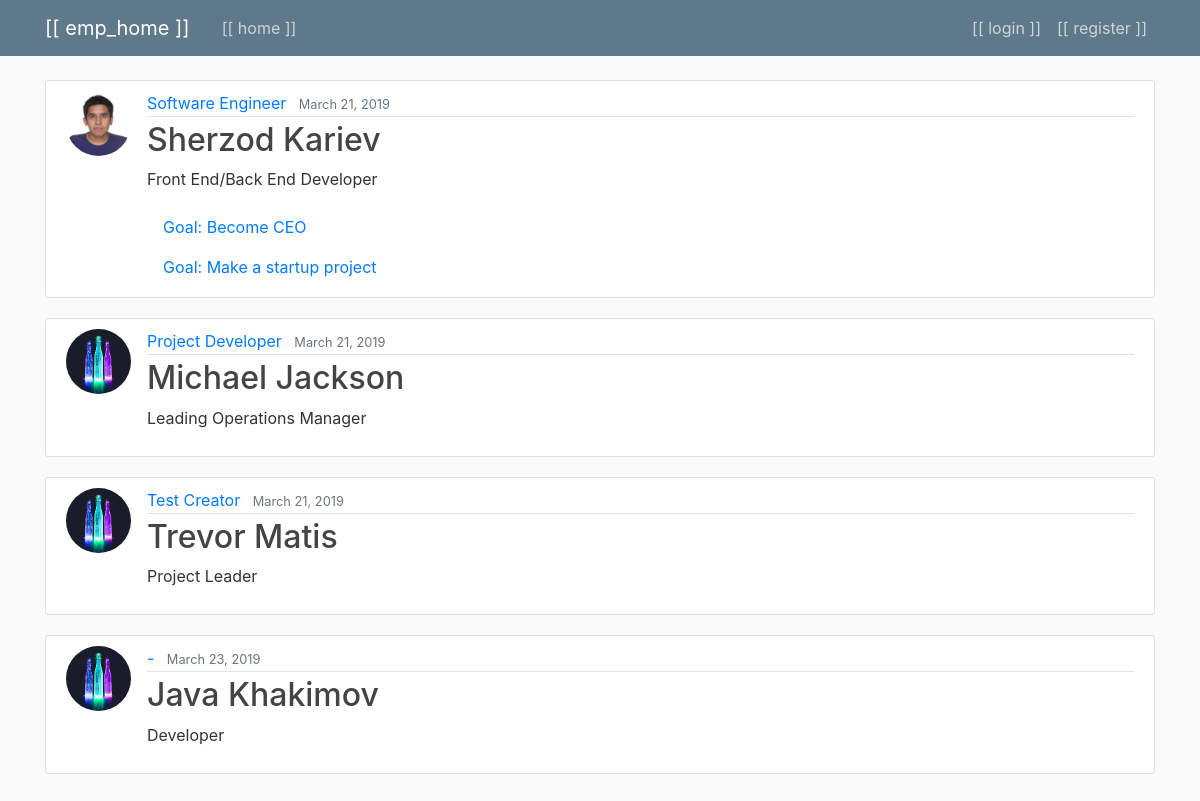
The page / on the database its author committed.
### employee/models.py (models this page shows)
class EmployeeProfile(models.Model):
    profession = models.CharField(max_length = 100, default='-')
    date_posted = models.DateTimeField(default = timezone.now)
    worker = models.ForeignKey(User, on_delete = models.CASCADE)
    EmployeeID = models.IntegerField(default=0)
    First_Name = models.CharField(max_length=200, verbose_name='First Name', default='-')
    Middle_Name = models.CharField(max_length=200, verbose_name='Middle Name',default='-')
    Last_Name = models.CharField(max_length=200, verbose_name='Last Name', default='-')
    Prefix = models.CharField(max_length=200, verbose_name='Prefix', default='-')
    Nickname = models.CharField(max_length=200, verbose_name='Nickname', default='-')
    Gender = models.CharField(max_length=1, verbose_name='Gender', choices=GENDER, default=GENDER[0][0])
    Birth_date = models.DateField(default=timezone.now)
    Passport_Surname = models.CharField(max_length=200, verbose_name='Passport Surname', default='-')
    Passport_Given_Name = models.CharField(max_length=200, verbose_name='Passport Given Name', default='-')
    Job_Title = models.CharField(max_length=200, verbose_name='Job Title', default='-')
    Business_Phone = models.CharField(max_length=12, verbose_name='Business Phone', default='-')
    Location = models.CharField(max_length=200, verbose_name='Location', default='-')
    Hire_Date = models.DateField(default=timezone.now)
    Record_Status = models.IntegerField(choices=RECORD_TYPE, verbose_name='Record Status', default=RECORD_TYPE[0][0])

class EmployeeGoals(models.Model):
    worker = models.ForeignKey(User, on_delete = models.CASCADE, default=1)
    GoalsName = models.CharField(max_length=200, verbose_name='GoalsName', default='-')
    Metrics = models.CharField(max_length=100, verbose_name='GoalsName', default='-')
    Percent = models.FloatField(max_length=100, verbose_name='Percent', default=0.0)
    Weight = models.FloatField(max_length=100, verbose_name='Weight', default=0.0)
    StartDate= models.DateField(default=timezone.now)
    Status= models.IntegerField(verbose_name='Status', default=0)
    Actual = models.CharField(max_length=100, verbose_name='Actual', default='-')
    Target = models.TextField(default='-')

### users/models.py (models this page shows, shortened)
class Profile(models.Model):
    user = models.OneToOneField(User, on_delete=models.CASCADE)
    image = models.ImageField(default='default.jpeg', upload_to='profile_pics')

### employee/views.py (the view)
# urls.py: path('', EmployeeProfileListView.as_view(), name = 'home'),
class EmployeeProfileListView(ListView):
    models = [EmployeeProfile, EmployeeGoals]
    template_name = 'employee/home.html'
    queryset = EmployeeProfile.objects.all()
    def get_context_data(self, **kwargs):
        context = super().get_context_data(**kwargs)
        context['employee_info'] = EmployeeProfile.objects.all()
        context['employee_goals'] = EmployeeGoals.objects.all()
        return context

### employee/templates/employee/home.html
{% extends "employee/base.html" %}
{% block content %}
  <div  class="wrapper">
    {% for employee in employee_info %}
      <article class="media content-section">
        <img class="rounded-circle article-img" src="{{ employee.worker.profile.image.url }}">
        <div class="media-body">
          <div class="article-metadata">
            <a class="mr-2" href="{% url 'object' employee.worker.id %}">{{ employee.profession }}</a>
            <small class="text-muted">{{ employee.date_posted|date:"F d, Y" }}</small>
          </div>
          <h2><a class="article-title" href="{% url 'object' employee.worker.id %}">{{ employee.First_Name }} {{ employee.Last_Name }}</a></h2>
          <p class="article-content">{{ employee.Job_Title }} </p>
          {% for goal in employee_goals %}
            {% if goal.worker == employee.worker %}
              <a class="nav-item nav-link" href="{% url 'goals' goal.id %}">Goal: {{ goal.GoalsName }}</a>
            {% endif %}
          {% endfor %}
        </div>
      </article>
  {% endfor %}
  </div>
{% endblock content %}

### employee/templates/employee/base.html (shortened to what this page needs)
{% load static %}
<!DOCTYPE html>
<html>
<head>
    <link rel="stylesheet" href="https://maxcdn.bootstrapcdn.com/bootstrap/4.0.0/css/bootstrap.min.css">
    <link rel="stylesheet" type="text/css" href="{% static 'employee/main.css' %}">
</head>
<body>
    <header class="site-header">
      <nav class="navbar navbar-expand-md navbar-dark bg-steel fixed-top">
        <div class="container">
          <a class="navbar-brand mr-4" href="{% url 'home' %}">[[ emp_home ]]</a>
          <div class="collapse navbar-collapse" id="navbarToggle">
            <div class="navbar-nav mr-auto">
              <a class="nav-item nav-link" href="{% url 'home' %}">[[ home ]]</a>
            </div>
            <div class="navbar-nav">
              {% if user.is_authenticated %}
              <div class="dropdown">
                <a class="nav-link dropdown-toggle" href="http://example.com" id="dropdown01" data-toggle="dropdown" aria-haspopup="true" aria-expanded="false">Employee({{ user.username }})</a>
                  <div class="dropdown-menu" aria-labelledby="dropdown01">
                    <a class="dropdown-item" href="{% url 'employee-create' %}">Create an employee profile</a>
                    <a class="dropdown-item" href="{% url 'employee-detail' user.id %}">Get employee profile information</a>
                    <a class="dropdown-item" href="{% url 'employee-update' user.id %}">Update employee information</a>
                    <a class="dropdown-item" href="{% url 'employee-delete' user.id %}">Delete employee information</a>
                  </div>
                </div>
                <a class="nav-item nav-link" href="{% url 'note-detail' user.id %}">My Notes</a>
                <a class="nav-item nav-link" href="{% url 'create-view' %}">Add New Note</a>
                <a class="nav-item nav-link" href="{% url 'profile' %}">[[ profile]]({{ user.username }}) </a>
                <a class="nav-item nav-link" href="{% url 'logout' %}">[[ logout ]] </a>
              {% else %}
                <a class="nav-item nav-link" href="{% url 'login' %}">[[ login ]] </a>
                <a class="nav-item nav-link" href="{% url 'register' %}">[[ register ]]</a>
              {% endif %}
            </div>
          </div>
        </div>
      </nav>
    </header>
    <main role="main" class="container">
        {% block content %}{% endblock %}
    </main>
</body>
</html>

### employee/static/employee/main.css (style rules this page uses)
body { background: #fafafa; color: #333333; margin-top: 5rem; padding-bottom: 80px; }
h1, h2, h3, h4, h5, h6 { color: #444444; }
.bg-steel { background-color: #5f788a; }
.site-header .navbar-nav .nav-link { color: #cbd5db; }
.content-section { background: #ffffff; padding: 10px 20px; border: 1px solid #dddddd; border-radius: 3px; margin-bottom: 20px; }
.article-title { color: #444444; }
.article-content { white-space: pre-line; }
.article-img { height: 65px; width: 65px; margin-right: 16px; }
.article-metadata { padding-bottom: 1px; margin-bottom: 4px; border-bottom: 1px solid #e3e3e3 }

### rows shown on the page
EmployeeProfile: worker.profile.image (picture), profession "Software Engineer", date_posted "March 21, 2019", First_Name "Sherzod", Last_Name "Kariev", Job_Title "Front End/Back End Developer"
EmployeeGoals: GoalsName "Become CEO"
EmployeeGoals: GoalsName "Make a startup project"
EmployeeProfile: worker.profile.image (placeholder picture), profession "Project Developer", date_posted "March 21, 2019", First_Name "Michael", Last_Name "Jackson", Job_Title "Leading Operations Manager"
EmployeeProfile: worker.profile.image (placeholder picture), profession "Test Creator", date_posted "March 21, 2019", First_Name "Trevor", Last_Name "Matis", Job_Title "Project Leader"
EmployeeProfile: worker.profile.image (placeholder picture), profession "-", date_posted "March 23, 2019", First_Name "Java", Last_Name "Khakimov", Job_Title "Developer"
